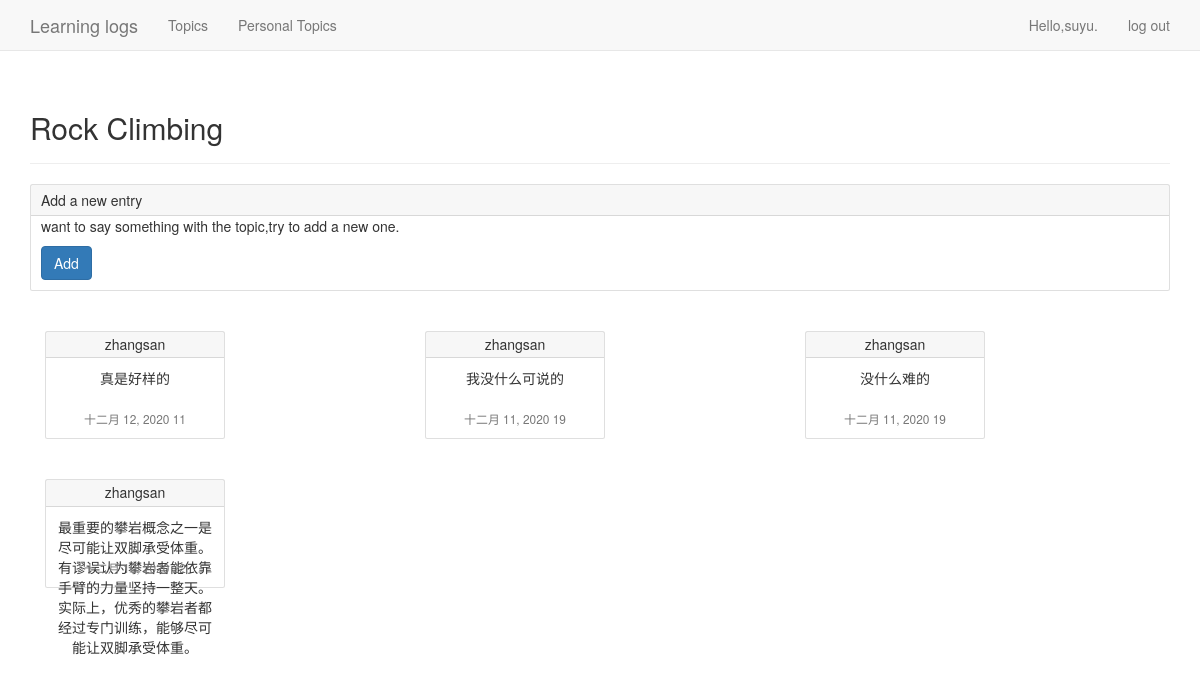
The page /topics/2/ (signed in) on the database its author committed.
### learning_logs/models.py (models this page shows, shortened)
class Topic(models.Model):
    text = models.CharField(max_length=200)
    brief = models.CharField(max_length=100)
    date_added = models.DateTimeField(auto_now_add=True)
    owner = models.ForeignKey(User, on_delete=models.CASCADE)
    public = models.BooleanField()
    def __str__(self):
        return self.text

class Entry(models.Model):
    topic = models.ForeignKey(Topic, on_delete=models.CASCADE)
    text = models.TextField()
    date_added = models.DateTimeField(auto_now_add=True)
    owner = models.ForeignKey(User,on_delete=models.CASCADE)
    class Mete:
        verbose_name_plural = 'entries'

### learning_logs/views.py (the view)
# urls.py: path('topics/<int:id>/', views.topic, name='topic'),
@login_required
def topic(request, id):
    topic = Topic.objects.get(id=id)
    check_topic_public(request,topic)
    entries = topic.entry_set.order_by('-date_added')
    context = {'topic': topic, 'entries': entries}
    return render(request, 'learning_logs/topic.html', context)

### learning_logs/check.py (called while the page is built)
def check_topic_public(request,topic):
    if not topic.public and request.user!=topic.owner:
        raise Http404

### templates/learning_logs/topic.html (shortened to what this page needs)
<!DOCTYPE html>
<html lang="en">
<head>
</head>
<body>
    {% extends 'learning_logs/base.html' %}
    {% block header %}
        <h2>{{ topic }}</h2>
    {% endblock header %}
    {% block content %}
        <div class="card">
          <div class="card-header">
            Add a new entry
          </div>
          <div class="card-body">
            <p class="card-text">want to say something with the topic,try to add a new one.</p>
             <a href="{% url 'learning_logs:new_entry' topic.id %}" class="btn btn-primary">Add</a>
          </div>
        </div>
        {% for entry in entries %}
               <div class="col-sm-4">
                <div class="card" style="width: 18rem;"  >
                    <h5 class="card-header">{{ entry.owner }}
                    </h5>
                  <div class="card-body">
                    <p class="little-card-text">{{ entry.text }}</p>
                     <div class="card-footer">
                      <small class="text-muted">{{ entry.date_added|date:'M d, Y H' }}</small>
                    </div>
                  </div>
                </div>
               </div>
        {% empty %}
                There are no entries for this topic.
        {% endfor %}
    {% endblock content %}

### templates/learning_logs/base.html (shortened to what this page needs)
{% load bootstrap3 %}
<!DOCTYPE html>
<html lang="en">
<head>
    {% bootstrap_css %}
</head>
<body>
    <nav class="navbar navbar-default navbar-static-top">
        <div class="container">
            <div class="navbar-header">
                <a class="navbar-brand" href="{%  url 'learning_logs:index' %}">
                    Learning logs
                </a>
            </div>
            <div id="navbar" class="navbar-collapse collapse">
                <ul class="nav navbar-nav">
                    <li><a href="{% url 'learning_logs:topics' %}">Topics</a> </li>
                    <li><a href="{% url 'learning_logs:personal_topic' %}">Personal Topics</a></li>
                </ul>
                <ul class="nav navbar-nav navbar-right">
                    {% if user.is_authenticated %}
                        <li><a>Hello,{{ user.username }}.</a></li>
                        <li><a href="{% url 'users:logout' %}">log out</a></li>
                    {% else %}
                        <li><a href="{% url 'users:register' %}">register</a></li>
                        <li><a href="{% url 'users:login' %}">log in</a></li>
                    {% endif %}
                </ul>
            </div>
        </div>
    </nav>
    <div class="container">
        <div class="page-header">
            {% block header %}{% endblock header %}
        </div>
        <div>
            {% block content %}{% endblock content %}
        </div>
    </div>
</body>
</html>

### templates/learning_logs/topic.html (style rules this page uses)
.card { position: relative; display: flex; flex-direction: column; min-width: 0; word-wrap: break-word; background-color: #fff; background-clip: border-box; border: 1px solid rgba(0,0,0,.125); border-radius: .25rem; margin-bottom: 4rem; }
.card-body { flex: 1 1 auto; padding: 0 1rem 1rem 1rem; }
.card-header { padding: .5rem 1rem; margin-top: 0; background-color: rgba(0,0,0,.03); border-bottom: 1px solid rgba(0,0,0,.125); }
.little-card-text { height: 3rem; }
.col-sm-4 { text-align: center; }

### rows shown on the page
Topic: text "Rock Climbing"
Entry: owner "zhangsan", text "真是好样的", date_added "十二月 12, 2020 11"
Entry: owner "zhangsan", text "我没什么可说的", date_added "十二月 11, 2020 19"
Entry: owner "zhangsan", text "没什么难的", date_added "十二月 11, 2020 19"
Entry: owner "zhangsan", text "最重要的攀岩概念之一是尽可能让双脚承受体重。有谬误认为攀岩者能依靠手臂的力量坚持一整天。实际上，优秀的攀岩者都经过专门训练，能够尽可能让双脚承受体重。", date_added "十二月 10, 2020 22"

### other values the page prints
{{ user.username }} "suyu"
